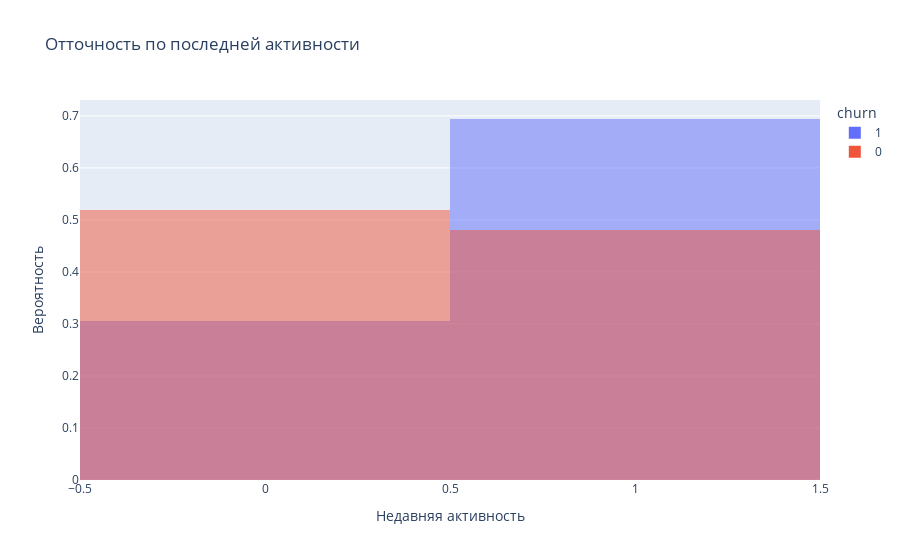

This figure's notebook cell:
### Markdown cell above
Весьма наглядно - клиенты банка, не имеющие кредитной карты в нашем банке, значительно чаще покидают банк, нежели те, у кого есть карта.

### Code cell
fig = px.histogram(data_frame=df1, 
             x='last_activity',              
             histnorm='probability',
             barmode ='overlay', 
             color='churn', 
             title='Отточность по последней активности')
fig.update_layout(
    xaxis_title_text='Недавняя активность',
    yaxis_title_text='Вероятность')
fig.show()

### Figure 1 — Plotly figure (JSON) as saved in the notebook; plotly's stock layout.template omitted (floating-point values rounded to 4 significant figures; data arrays with more than 128 entries replaced by an {"elided": "..."} marker saying what was removed)
{"data": [{"alignmentgroup": "True", "bingroup": "x", "histnorm": "probability", "hovertemplate": "churn=1<br>last_activity=%{x}<br>probability=%{y}<extra></extra>", "legendgroup": "1", "marker": {"color": "#636efa", "opacity": 0.5, "pattern": {"shape": ""}}, "name": "1", "offsetgroup": "1", "orientation": "v", "showlegend": true, "type": "histogram", "x": {"elided": "1683 int values"}, "xaxis": "x", "yaxis": "y"}, {"alignmentgroup": "True", "bingroup": "x", "histnorm": "probability", "hovertemplate": "churn=0<br>last_activity=%{x}<br>probability=%{y}<extra></extra>", "legendgroup": "0", "marker": {"color": "#EF553B", "opacity": 0.5, "pattern": {"shape": ""}}, "name": "0", "offsetgroup": "0", "orientation": "v", "showlegend": true, "type": "histogram", "x": {"elided": "7943 int values"}, "xaxis": "x", "yaxis": "y"}], "layout": {"barmode": "overlay", "legend": {"title": {"text": "churn"}, "tracegroupgap": 0}, "title": {"text": "Отточность по последней активности"}, "xaxis": {"anchor": "y", "domain": [0, 1], "title": {"text": "Недавняя активность"}}, "yaxis": {"anchor": "x", "domain": [0, 1], "title": {"text": "Вероятность"}}}}
